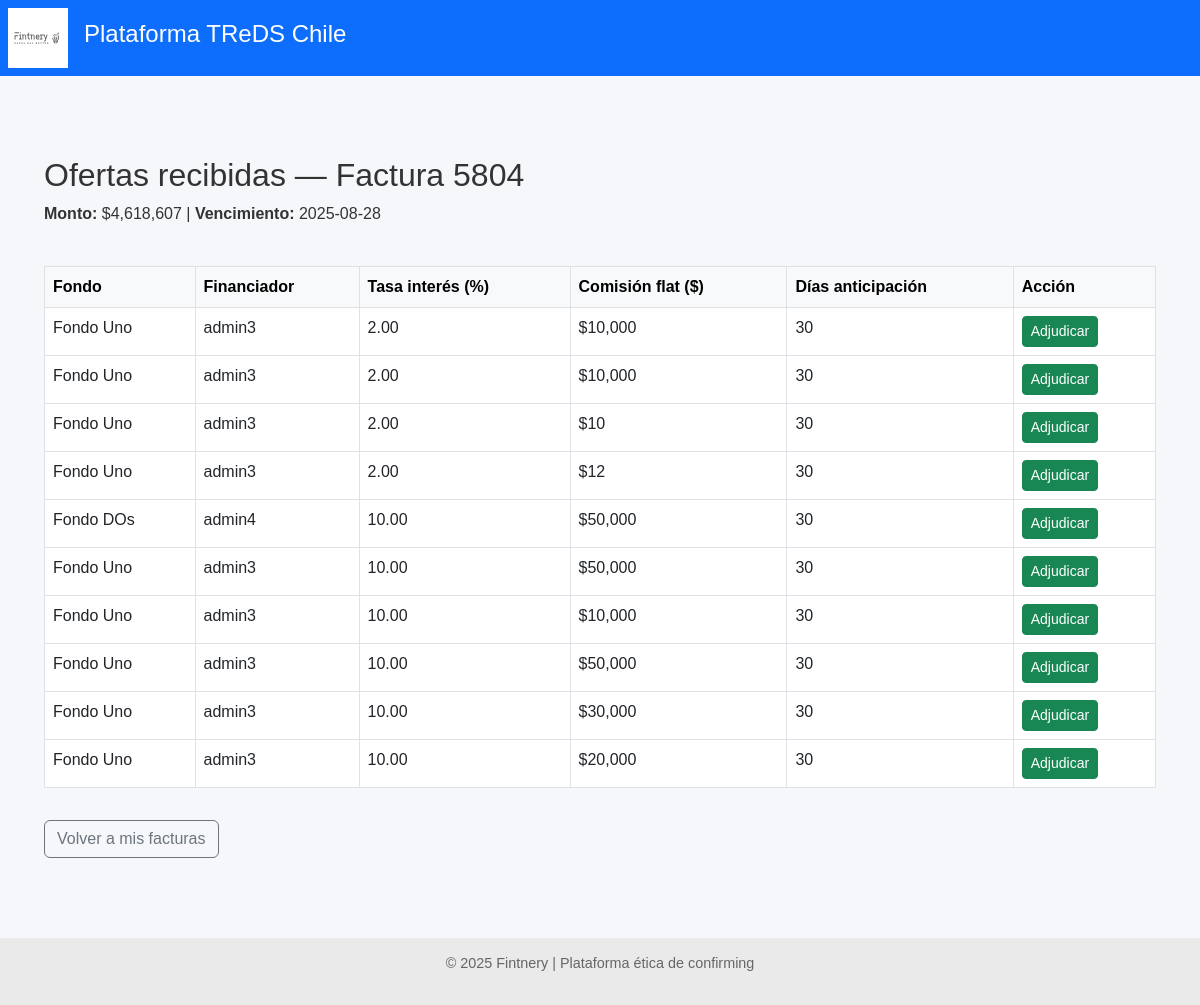
/proveedor/ofertas/1 (signed in), run on the app's committed database.
### models.py (models this page shows)
class FacturaDB(Base):
    __tablename__ = "facturas"
    id = Column(Integer, primary_key=True, index=True)
    rut_emisor = Column(String, index=True)
    rut_receptor = Column(String)
    tipo_dte = Column(String)
    folio = Column(Integer)
    monto = Column(Integer)
    estado_dte = Column(String)
    razon_social_emisor = Column(String)
    razon_social_receptor = Column(String)
    fecha_emision = Column(Date)
    fecha_vencimiento = Column(Date)
    fecha_vencimiento_original = Column(Date, nullable=True)
    modificacion_aceptada_por_proveedor = Column(Boolean, nullable=True, default=None)
    confirming_solicitado = Column(Boolean, default=False)
    origen_confirmacion = Column(String, default="Desconocido")
    financiador_adjudicado = Column(Integer, ForeignKey("financiadores.id"), nullable=True)
    proveedor_id = Column(Integer, ForeignKey("proveedores.id"))
    proveedor = relationship("Proveedor", back_populates="facturas")
    pagador_id = Column(Integer, ForeignKey("pagadores.id"))
    pagador = relationship("Pagador", back_populates="facturas")
    ofertas = relationship("OfertaFinanciamiento", back_populates="factura")
    financiador = relationship(
        "Financiador",
        primaryjoin=Financiador.id == foreign(cast(financiador_adjudicado, Integer)), viewonly=True,
        uselist=False,
    )

class OfertaFinanciamiento(Base):
    __tablename__ = "ofertas_financiamiento"
    id = Column(Integer, primary_key=True, index=True)
    tasa_interes = Column(Float)
    dias_anticipacion = Column(Integer)
    monto_total = Column(Float)
    comision_flat = Column(Float, default=0.0)
    precio_cesion = Column(Float)
    estado = Column(String, default="Oferta realizada")
    factura_id = Column(Integer, ForeignKey("facturas.id"))
    financiador_id = Column(Integer, ForeignKey("financiadores.id"))
    factura = relationship("FacturaDB", back_populates="ofertas")
    financiador = relationship("Financiador", back_populates="ofertas")

class Fondo(Base):
    __tablename__ = "fondos"
    id = Column(Integer, primary_key=True, index=True)
    nombre = Column(String, nullable=False)
    descripcion = Column(String)
    activo = Column(Boolean, default=True)
    financiadores = relationship("Financiador",
        back_populates="fondo",
        cascade="all, delete"
    )

class Financiador(Base):
    __tablename__ = "financiadores"
    id = Column(Integer, primary_key=True, index=True)
    nombre = Column(String, nullable=False)
    usuario = Column(String, unique=True, index=True, nullable=False)
    clave_hash = Column(String, nullable=False)
    fondo_id = Column(Integer, ForeignKey("fondos.id"), nullable=False)
    fondo = relationship("Fondo", back_populates="financiadores")
    es_admin = Column(Boolean, default=False)
    costo_fondos_mensual = Column(Float, default=0.0)  # ← Explicita unidad mensual
    fecha_costo_fondos = Column(Date, default=None)    # ← Fecha de carga más reciente
    condiciones = relationship(
        "CondicionesPorPagador",
        back_populates="financiador",
        cascade="all, delete-orphan"
    )
    ofertas = relationship("OfertaFinanciamiento", back_populates="financiador")

### routers/proveedor.py (the view)
@router.get("/ofertas/{factura_id}")
def ver_ofertas_factura(
    factura_id: int,
    request: Request,
    db: Session = Depends(get_db)
):
    prov_id = request.session.get("proveedor_id")
    if not prov_id:
        return RedirectResponse("/proveedor/login", 303)
    factura = db.query(FacturaDB).get(factura_id)
    if not factura or factura.proveedor_id != prov_id:
        raise HTTPException(status_code=404, detail="Factura no encontrada")
    if factura.estado_dte != "Confirming solicitado":
        raise HTTPException(status_code=400, detail="La factura ya fue adjudicada o aún no solicitada")
    ofertas = (
        db.query(OfertaFinanciamiento)
          .options(
              joinedload(OfertaFinanciamiento.financiador)
              .joinedload(Financiador.fondo)
          )
          .filter_by(factura_id=factura_id)
          .order_by(OfertaFinanciamiento.tasa_interes.asc())
          .all()
    )
    return templates.TemplateResponse(
        "ofertas_proveedor.html",
        {
            "request": request,
            "factura": factura,
            "ofertas": ofertas
        }
    )

### templates/ofertas_proveedor.html
{% extends "base.html" %}
{% block content %}
<div class="container mt-5">
  <h2>Ofertas recibidas — Factura {{ factura.folio }}</h2>
  <p><strong>Monto:</strong> ${{ '{:,.0f}'.format(factura.monto) }} |
     <strong>Vencimiento:</strong> {{ factura.fecha_vencimiento }}</p>
  {% if ofertas %}
  <div class="table-responsive">
    <table class="table table-bordered table-hover mt-4 bg-white">
      <thead class="table-light">
        <tr>
          <th>Fondo</th>
          <th>Financiador</th>
          <th>Tasa interés (%)</th>
          <th>Comisión flat ($)</th>
          <th>Días anticipación</th>
          <th>Acción</th>
        </tr>
      </thead>
      <tbody>
        {% for oferta in ofertas %}
        <tr>
          <td>{{ oferta.financiador.fondo.nombre }}</td>
          <td>{{ oferta.financiador.nombre }}</td>
          <td>{{ '%.2f' % oferta.tasa_interes }}</td>
          <td>${{ '{:,.0f}'.format(oferta.comision_flat) }}</td>
          <td>{{ oferta.dias_anticipacion }}</td>
          <td>
            {% if factura.estado_dte != "Confirming adjudicado" %}
            <form method="post" action="/proveedor/adjudicar-oferta/{{ oferta.id }}">
              <button class="btn btn-sm btn-success">Adjudicar</button>
            </form>
            {% else %}
            <span class="text-muted">Adjudicada</span>
            {% endif %}
          </td>
        </tr>
        {% endfor %}
      </tbody>
    </table>
  </div>
  {% else %}
    <div class="alert alert-info mt-4">
      No se han recibido ofertas aún para esta factura.
    </div>
  {% endif %}
  <a href="/proveedor" class="btn btn-outline-secondary mt-3">Volver a mis facturas</a>
</div>
{% endblock %}

### static/styles.css (style rules this page uses)
body { font-family: sans-serif; margin: 0; background-color: #f5f7fa; color: #333; }

### data on the page
FacturaDB: folio "5804", monto "4,618,607", fecha_vencimiento "2025-08-28"
OfertaFinanciamiento: financiador.fondo.nombre "Fondo Uno", financiador.nombre "admin3", tasa_interes "2.00", comision_flat "10,000", dias_anticipacion "30"
OfertaFinanciamiento: financiador.fondo.nombre "Fondo Uno", financiador.nombre "admin3", tasa_interes "2.00", comision_flat "10,000", dias_anticipacion "30"
OfertaFinanciamiento: financiador.fondo.nombre "Fondo Uno", financiador.nombre "admin3", tasa_interes "2.00", comision_flat "10", dias_anticipacion "30"
OfertaFinanciamiento: financiador.fondo.nombre "Fondo Uno", financiador.nombre "admin3", tasa_interes "2.00", comision_flat "12", dias_anticipacion "30"
OfertaFinanciamiento: financiador.fondo.nombre "Fondo DOs", financiador.nombre "admin4", tasa_interes "10.00", comision_flat "50,000", dias_anticipacion "30"
OfertaFinanciamiento: financiador.fondo.nombre "Fondo Uno", financiador.nombre "admin3", tasa_interes "10.00", comision_flat "50,000", dias_anticipacion "30"
OfertaFinanciamiento: financiador.fondo.nombre "Fondo Uno", financiador.nombre "admin3", tasa_interes "10.00", comision_flat "10,000", dias_anticipacion "30"
OfertaFinanciamiento: financiador.fondo.nombre "Fondo Uno", financiador.nombre "admin3", tasa_interes "10.00", comision_flat "50,000", dias_anticipacion "30"
OfertaFinanciamiento: financiador.fondo.nombre "Fondo Uno", financiador.nombre "admin3", tasa_interes "10.00", comision_flat "30,000", dias_anticipacion "30"
OfertaFinanciamiento: financiador.fondo.nombre "Fondo Uno", financiador.nombre "admin3", tasa_interes "10.00", comision_flat "20,000", dias_anticipacion "30"
